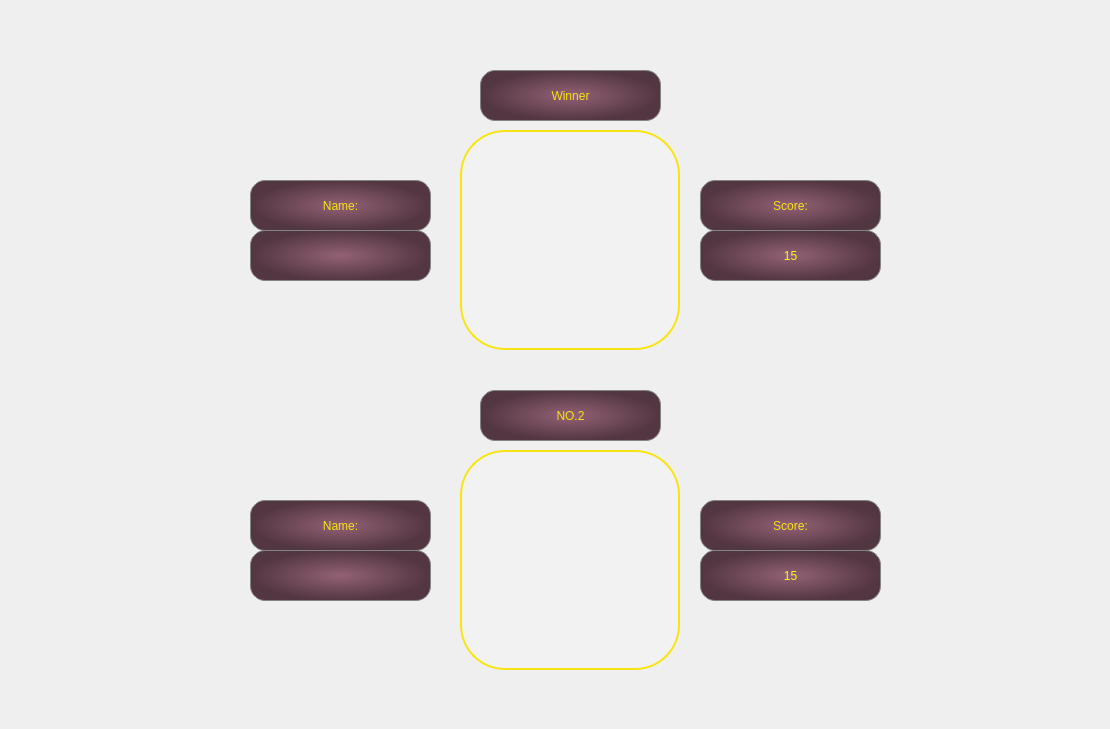
<?xml version="1.0" encoding="UTF-8"?>
<ui version="4.0">
 <class>end</class>
 <widget class="QDialog" name="end">
  <property name="geometry">
   <rect>
    <x>0</x>
    <y>0</y>
    <width>1110</width>
    <height>729</height>
   </rect>
  </property>
  <property name="windowTitle">
   <string>Dialog</string>
  </property>
  <widget class="QLabel" name="label_1">
   <property name="geometry">
    <rect>
     <x>480</x>
     <y>70</y>
     <width>181</width>
     <height>51</height>
    </rect>
   </property>
   <property name="styleSheet">
    <string notr="true">background-color:qradialgradient(spread:pad, cx:0.5, cy:0.5, radius:0.5, fx:0.5, fy:0.5, stop:0 rgba(147, 97, 117, 255), stop:1 rgba(82, 54, 65, 255));
border-radius:15px;
border:1px solid rgb(132, 132, 132);
font:75 italic 18pt &quot;Bodoni MT&quot; ;
color:rgb(247, 228, 16);</string>
   </property>
   <property name="text">
    <string>Winner</string>
   </property>
   <property name="alignment">
    <set>Qt::AlignCenter</set>
   </property>
  </widget>
  <widget class="QLabel" name="no2">
   <property name="geometry">
    <rect>
     <x>460</x>
     <y>450</y>
     <width>220</width>
     <height>220</height>
    </rect>
   </property>
   <property name="styleSheet">
    <string notr="true">background-color: rgba(255, 255, 254, 50);
border:2px solid rgb(247, 228, 16);
border-radius:45px;</string>
   </property>
   <property name="text">
    <string/>
   </property>
  </widget>
  <widget class="QLabel" name="label_3">
   <property name="geometry">
    <rect>
     <x>700</x>
     <y>180</y>
     <width>181</width>
     <height>51</height>
    </rect>
   </property>
   <property name="styleSheet">
    <string notr="true">background-color:qradialgradient(spread:pad, cx:0.5, cy:0.5, radius:0.5, fx:0.5, fy:0.5, stop:0 rgba(147, 97, 117, 255), stop:1 rgba(82, 54, 65, 255));
border-radius:15px;
border:1px solid rgb(132, 132, 132);
font:75 italic 18pt &quot;Bodoni MT&quot; ;
color:rgb(247, 228, 16);</string>
   </property>
   <property name="text">
    <string>Score:</string>
   </property>
   <property name="alignment">
    <set>Qt::AlignCenter</set>
   </property>
  </widget>
  <widget class="QLabel" name="name1">
   <property name="geometry">
    <rect>
     <x>250</x>
     <y>230</y>
     <width>181</width>
     <height>51</height>
    </rect>
   </property>
   <property name="styleSheet">
    <string notr="true">background-color:qradialgradient(spread:pad, cx:0.5, cy:0.5, radius:0.5, fx:0.5, fy:0.5, stop:0 rgba(147, 97, 117, 255), stop:1 rgba(82, 54, 65, 255));
border-radius:15px;
border:1px solid rgb(132, 132, 132);
font:75 italic 18pt &quot;Bodoni MT&quot; ;
color:rgb(247, 255, 16);</string>
   </property>
   <property name="text">
    <string/>
   </property>
   <property name="alignment">
    <set>Qt::AlignCenter</set>
   </property>
  </widget>
  <widget class="QLabel" name="label_6">
   <property name="geometry">
    <rect>
     <x>250</x>
     <y>500</y>
     <width>181</width>
     <height>51</height>
    </rect>
   </property>
   <property name="styleSheet">
    <string notr="true">background-color:qradialgradient(spread:pad, cx:0.5, cy:0.5, radius:0.5, fx:0.5, fy:0.5, stop:0 rgba(147, 97, 117, 255), stop:1 rgba(82, 54, 65, 255));
border-radius:15px;
border:1px solid rgb(132, 132, 132);
font:75 italic 18pt &quot;Bodoni MT&quot; ;
color:rgb(247, 228, 16);</string>
   </property>
   <property name="text">
    <string>Name:</string>
   </property>
   <property name="alignment">
    <set>Qt::AlignCenter</set>
   </property>
  </widget>
  <widget class="QLabel" name="label_2">
   <property name="geometry">
    <rect>
     <x>480</x>
     <y>390</y>
     <width>181</width>
     <height>51</height>
    </rect>
   </property>
   <property name="styleSheet">
    <string notr="true">background-color:qradialgradient(spread:pad, cx:0.5, cy:0.5, radius:0.5, fx:0.5, fy:0.5, stop:0 rgba(147, 97, 117, 255), stop:1 rgba(82, 54, 65, 255));
border-radius:15px;
border:1px solid rgb(132, 132, 132);
font:75 italic 18pt &quot;Bodoni MT&quot; ;
color:rgb(247, 228, 16);</string>
   </property>
   <property name="text">
    <string>NO.2</string>
   </property>
   <property name="alignment">
    <set>Qt::AlignCenter</set>
   </property>
  </widget>
  <widget class="QLabel" name="score1">
   <property name="geometry">
    <rect>
     <x>700</x>
     <y>230</y>
     <width>181</width>
     <height>51</height>
    </rect>
   </property>
   <property name="styleSheet">
    <string notr="true">background-color:qradialgradient(spread:pad, cx:0.5, cy:0.5, radius:0.5, fx:0.5, fy:0.5, stop:0 rgba(147, 97, 117, 255), stop:1 rgba(82, 54, 65, 255));
border-radius:15px;
border:1px solid rgb(132, 132, 132);
font:75 italic 18pt &quot;Bodoni MT&quot; ;
color:rgb(247, 255, 16);</string>
   </property>
   <property name="text">
    <string>15</string>
   </property>
   <property name="alignment">
    <set>Qt::AlignCenter</set>
   </property>
  </widget>
  <widget class="QLabel" name="label_5">
   <property name="geometry">
    <rect>
     <x>700</x>
     <y>500</y>
     <width>181</width>
     <height>51</height>
    </rect>
   </property>
   <property name="styleSheet">
    <string notr="true">background-color:qradialgradient(spread:pad, cx:0.5, cy:0.5, radius:0.5, fx:0.5, fy:0.5, stop:0 rgba(147, 97, 117, 255), stop:1 rgba(82, 54, 65, 255));
border-radius:15px;
border:1px solid rgb(132, 132, 132);
font:75 italic 18pt &quot;Bodoni MT&quot; ;
color:rgb(247, 228, 16);</string>
   </property>
   <property name="text">
    <string>Score:</string>
   </property>
   <property name="alignment">
    <set>Qt::AlignCenter</set>
   </property>
  </widget>
  <widget class="QLabel" name="no1">
   <property name="geometry">
    <rect>
     <x>460</x>
     <y>130</y>
     <width>220</width>
     <height>220</height>
    </rect>
   </property>
   <property name="styleSheet">
    <string notr="true">background-color: rgba(255, 255, 254, 50);
border:2px solid rgb(247, 228, 16);
border-radius:45px;</string>
   </property>
   <property name="text">
    <string/>
   </property>
  </widget>
  <widget class="QLabel" name="label_4">
   <property name="geometry">
    <rect>
     <x>250</x>
     <y>180</y>
     <width>181</width>
     <height>51</height>
    </rect>
   </property>
   <property name="styleSheet">
    <string notr="true">background-color:qradialgradient(spread:pad, cx:0.5, cy:0.5, radius:0.5, fx:0.5, fy:0.5, stop:0 rgba(147, 97, 117, 255), stop:1 rgba(82, 54, 65, 255));
border-radius:15px;
border:1px solid rgb(132, 132, 132);
font:75 italic 18pt &quot;Bodoni MT&quot; ;
color:rgb(247, 228, 16);</string>
   </property>
   <property name="text">
    <string>Name:</string>
   </property>
   <property name="alignment">
    <set>Qt::AlignCenter</set>
   </property>
  </widget>
  <widget class="QLabel" name="name2">
   <property name="geometry">
    <rect>
     <x>250</x>
     <y>550</y>
     <width>181</width>
     <height>51</height>
    </rect>
   </property>
   <property name="styleSheet">
    <string notr="true">background-color:qradialgradient(spread:pad, cx:0.5, cy:0.5, radius:0.5, fx:0.5, fy:0.5, stop:0 rgba(147, 97, 117, 255), stop:1 rgba(82, 54, 65, 255));
border-radius:15px;
border:1px solid rgb(132, 132, 132);
font:75 italic 18pt &quot;Bodoni MT&quot; ;
color:rgb(247, 255, 16);</string>
   </property>
   <property name="text">
    <string/>
   </property>
   <property name="alignment">
    <set>Qt::AlignCenter</set>
   </property>
  </widget>
  <widget class="QLabel" name="score2">
   <property name="geometry">
    <rect>
     <x>700</x>
     <y>550</y>
     <width>181</width>
     <height>51</height>
    </rect>
   </property>
   <property name="styleSheet">
    <string notr="true">background-color:qradialgradient(spread:pad, cx:0.5, cy:0.5, radius:0.5, fx:0.5, fy:0.5, stop:0 rgba(147, 97, 117, 255), stop:1 rgba(82, 54, 65, 255));
border-radius:15px;
border:1px solid rgb(132, 132, 132);
font:75 italic 18pt &quot;Bodoni MT&quot; ;
color:rgb(247, 255, 16);</string>
   </property>
   <property name="text">
    <string>15</string>
   </property>
   <property name="alignment">
    <set>Qt::AlignCenter</set>
   </property>
  </widget>
 </widget>
 <resources/>
 <connections/>
</ui>
